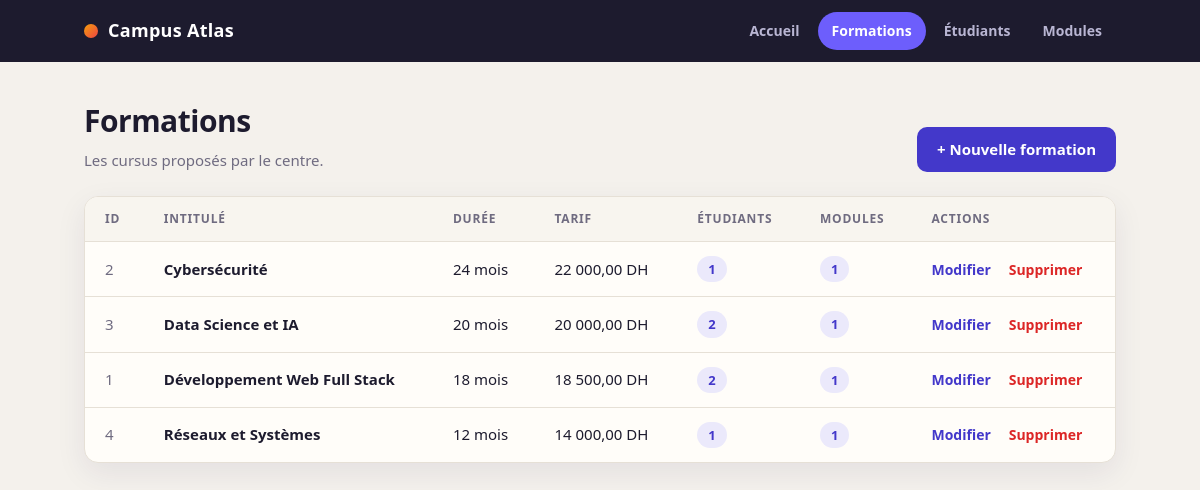
Screenshot of /formations/index.php with the database file from the repository.
### tables this page shows
CREATE TABLE formations (
    id INT AUTO_INCREMENT PRIMARY KEY,
    intitule VARCHAR(120) NOT NULL,
    duree_mois INT NOT NULL,
    tarif DECIMAL(10,2) NOT NULL
);

### formations/index.php (the view, shortened to what this page needs)
<?php
require_once "../database/connexion.php";
$sql = "
    SELECT
        f.id,
        f.intitule,
        f.duree_mois,
        f.tarif,
        (SELECT COUNT(*) FROM etudiants e WHERE e.formation_id = f.id) AS nb_etudiants,
        (SELECT COUNT(*) FROM modules m WHERE m.formation_id = f.id) AS nb_modules
    FROM formations f
    ORDER BY f.intitule
";
$formations = $pdo->query($sql)->fetchAll(PDO::FETCH_ASSOC);
?>
<!DOCTYPE html>
<html lang="fr">
<head>
    <link rel="stylesheet" href="../assets/css/style.css">
</head>
<body>
<header class="nav">
    <div class="nav-inner">
        <a class="logo" href="../index.php"><span class="logo-dot"></span>Campus Atlas</a>
        <nav>
            <a href="../index.php">Accueil</a>
            <a href="../formations/index.php" class="on">Formations</a>
            <a href="../etudiants/index.php">Étudiants</a>
            <a href="../modules/index.php">Modules</a>
        </nav>
    </div>
</header>
<main class="wrap">
<div class="head">
    <div>
        <h1>Formations</h1>
        <p>Les cursus proposés par le centre.</p>
    </div>
    <a class="btn" href="create.php">+ Nouvelle formation</a>
</div>
<div class="card"><div class="table-wrap">
<table>
    <thead>
        <tr>
            <th>ID</th><th>Intitulé</th><th>Durée</th><th>Tarif</th>
            <th>Étudiants</th><th>Modules</th><th>Actions</th>
        </tr>
    </thead>
    <tbody>
    <?php foreach ($formations as $f) { ?>
        <tr>
            <td class="num"><?php echo $f["id"]; ?></td>
            <td><strong><?php echo htmlspecialchars($f["intitule"]); ?></strong></td>
            <td><?php echo $f["duree_mois"]; ?> mois</td>
            <td><?php echo number_format($f["tarif"], 2, ",", " "); ?> DH</td>
            <td><span class="tag"><?php echo $f["nb_etudiants"]; ?></span></td>
            <td><span class="tag"><?php echo $f["nb_modules"]; ?></span></td>
            <td class="actions">
                <a href="edit.php?id=<?php echo $f["id"]; ?>">Modifier</a>
                <a class="del" href="delete.php?id=<?php echo $f["id"]; ?>"
                   onclick="return confirm('Supprimer cette formation ?');">Supprimer</a>
            </td>
        </tr>
    <?php } ?>
    </tbody>
</table>
</div></div>
</main>
</body>
</html>

### assets/css/style.css (style rules this page uses)
:root { --bg:#f4f1ec; --card:#fffdf9; --ink:#1d1b2e; --muted:#6f6b80; --line:#e6e0d6; --brand:#4338ca; --brand-2:#6d5efc; --accent:#f59e0b; --danger:#dc2626; --ok:#059669; --radius:14px; --shadow:0 10px 30px rgba(40,30,90,.08); }
* { box-sizing:border-box }
body { margin:0;background:var(--bg);color:var(--ink);font:15px/1.55 "Segoe UI",system-ui,-apple-system,Roboto,sans-serif }
a { color:var(--brand);text-decoration:none }
.nav { background:#1d1b2e;position:sticky;top:0;z-index:10 }
.nav-inner { max-width:1080px;margin:auto;padding:0 24px;height:62px;display:flex;align-items:center;justify-content:space-between;gap:20px }
.logo { color:#fff;font-weight:800;font-size:18px;letter-spacing:.3px;display:flex;align-items:center;gap:10px }
.logo-dot { width:14px;height:14px;border-radius:50%;background:linear-gradient(135deg,var(--accent),#ef4444) }
.nav nav { display:flex;gap:4px;flex-wrap:wrap }
.nav nav a { color:#b9b6d3;padding:8px 14px;border-radius:999px;font-weight:600;font-size:14px }
.nav nav a.on { background:var(--brand-2);color:#fff }
.wrap { max-width:1080px;margin:0 auto;padding:36px 24px 60px;min-height:70vh }
.head { display:flex;justify-content:space-between;align-items:flex-end;gap:16px;flex-wrap:wrap;margin-bottom:24px }
.head h1 { margin:0;font-size:30px;letter-spacing:-.5px }
.head p { margin:4px 0 0;color:var(--muted) }
.btn { display:inline-block;border:0;cursor:pointer;background:var(--brand);color:#fff;padding:11px 20px;border-radius:10px;font:inherit;font-weight:700 }
.card { background:var(--card);border:1px solid var(--line);border-radius:var(--radius);box-shadow:var(--shadow);overflow:hidden }
.table-wrap { overflow-x:auto }
table { width:100%;border-collapse:collapse }
th { text-align:left;font-size:12px;text-transform:uppercase;letter-spacing:.8px;color:var(--muted);background:#f8f5ef;padding:13px 20px }
td { padding:14px 20px;border-top:1px solid var(--line) }
.tag { display:inline-block;background:#ebe9fb;color:var(--brand);padding:3px 11px;border-radius:999px;font-size:13px;font-weight:600 }
.num { color:var(--muted);font-variant-numeric:tabular-nums }
.actions { white-space:nowrap }
.actions a { font-weight:600;font-size:14px }
.actions a+a { margin-left:14px }
.actions .del { color:var(--danger) }

### rows the page displays
formations: id "2", intitule "Cybersécurité", duree_mois "24", tarif "22 000,00", nb_etudiants "1", nb_modules "1"
formations: id "3", intitule "Data Science et IA", duree_mois "20", tarif "20 000,00", nb_etudiants "2", nb_modules "1"
formations: id "1", intitule "Développement Web Full Stack", duree_mois "18", tarif "18 500,00", nb_etudiants "2", nb_modules "1"
formations: id "4", intitule "Réseaux et Systèmes", duree_mois "12", tarif "14 000,00", nb_etudiants "1", nb_modules "1"
